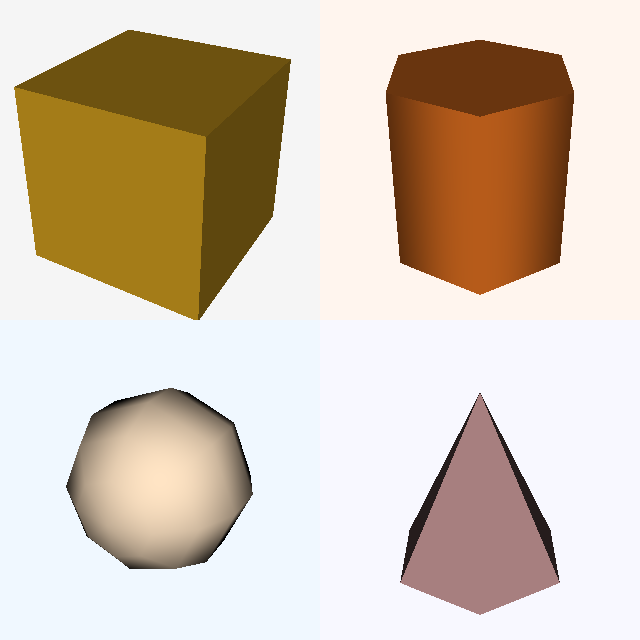

Recreate this plot in Python.
#!/usr/bin/env python

# Display four geometric objects in a 2×2 grid of viewports sharing one camera.

# Factory overrides: importing these modules registers the OpenGL rendering
# and interaction style implementations for vtkRenderingCore factory classes.
import vtkmodules.vtkInteractionStyle  # noqa: F401
import vtkmodules.vtkRenderingOpenGL2  # noqa: F401

# VTK pipeline classes used in this example
from vtkmodules.vtkFiltersSources import (
    vtkConeSource,
    vtkCubeSource,
    vtkCylinderSource,
    vtkSphereSource,
)
from vtkmodules.vtkRenderingCore import (
    vtkActor,
    vtkPolyDataMapper,
    vtkRenderWindow,
    vtkRenderWindowInteractor,
    vtkRenderer,
)

# Colors (normalized RGB)
alice_blue = (0.941, 0.973, 1.000)
ghost_white = (0.973, 0.973, 1.000)
white_smoke = (0.961, 0.961, 0.961)
seashell = (1.000, 0.961, 0.933)
bisque = (1.000, 0.894, 0.769)
rosy_brown = (0.737, 0.561, 0.561)
goldenrod = (0.855, 0.647, 0.125)
chocolate = (0.824, 0.412, 0.118)

# Sources: create four geometric objects
sphere = vtkSphereSource()
sphere.SetCenter(0.0, 0.0, 0.0)

cone = vtkConeSource()
cone.SetCenter(0.0, 0.0, 0.0)
cone.SetDirection(0, 1, 0)

cube = vtkCubeSource()
cube.SetCenter(0.0, 0.0, 0.0)

cylinder = vtkCylinderSource()
cylinder.SetCenter(0.0, 0.0, 0.0)

# Mapper: sphere
mapper_0 = vtkPolyDataMapper()
mapper_0.SetInputConnection(sphere.GetOutputPort())

# Actor: sphere
actor_0 = vtkActor()
actor_0.SetMapper(mapper_0)
actor_0.GetProperty().SetColor(bisque)

# Mapper: cone
mapper_1 = vtkPolyDataMapper()
mapper_1.SetInputConnection(cone.GetOutputPort())

# Actor: cone
actor_1 = vtkActor()
actor_1.SetMapper(mapper_1)
actor_1.GetProperty().SetColor(rosy_brown)

# Mapper: cube
mapper_2 = vtkPolyDataMapper()
mapper_2.SetInputConnection(cube.GetOutputPort())

# Actor: cube
actor_2 = vtkActor()
actor_2.SetMapper(mapper_2)
actor_2.GetProperty().SetColor(goldenrod)

# Mapper: cylinder
mapper_3 = vtkPolyDataMapper()
mapper_3.SetInputConnection(cylinder.GetOutputPort())

# Actor: cylinder
actor_3 = vtkActor()
actor_3.SetMapper(mapper_3)
actor_3.GetProperty().SetColor(chocolate)

# Renderer 0: sphere (bottom-left)
renderer_0 = vtkRenderer()
renderer_0.SetViewport(0.0, 0.0, 0.5, 0.5)
renderer_0.AddActor(actor_0)
renderer_0.SetBackground(alice_blue)
renderer_0.ResetCamera()

camera = renderer_0.GetActiveCamera()
camera.Azimuth(30)
camera.Elevation(30)

# Renderer 1: cone (bottom-right)
renderer_1 = vtkRenderer()
renderer_1.SetViewport(0.5, 0.0, 1.0, 0.5)
renderer_1.SetActiveCamera(camera)
renderer_1.AddActor(actor_1)
renderer_1.SetBackground(ghost_white)
renderer_1.ResetCamera()

# Renderer 2: cube (top-left)
renderer_2 = vtkRenderer()
renderer_2.SetViewport(0.0, 0.5, 0.5, 1.0)
renderer_2.SetActiveCamera(camera)
renderer_2.AddActor(actor_2)
renderer_2.SetBackground(white_smoke)
renderer_2.ResetCamera()

# Renderer 3: cylinder (top-right)
renderer_3 = vtkRenderer()
renderer_3.SetViewport(0.5, 0.5, 1.0, 1.0)
renderer_3.SetActiveCamera(camera)
renderer_3.AddActor(actor_3)
renderer_3.SetBackground(seashell)
renderer_3.ResetCamera()

# Window: display the rendered scene
render_window = vtkRenderWindow()
render_window.AddRenderer(renderer_0)
render_window.AddRenderer(renderer_1)
render_window.AddRenderer(renderer_2)
render_window.AddRenderer(renderer_3)
render_window.SetWindowName("multiple viewports")
render_window.SetMultiSamples(0)
render_window.SetSize(640, 640)

# Interactor: handle mouse and keyboard events
render_window_interactor = vtkRenderWindowInteractor()
render_window_interactor.SetRenderWindow(render_window)

# Launch the interactive visualization
render_window_interactor.Initialize()
render_window_interactor.Start()
